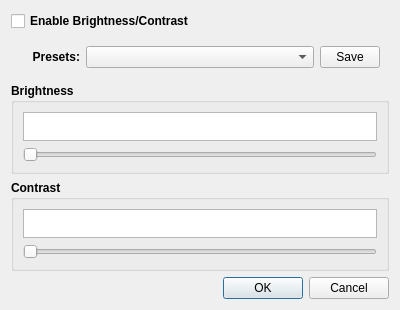
<?xml version="1.0" encoding="UTF-8"?>
<ui version="4.0">
 <class>dialog_brightness_contrast</class>
 <widget class="QDialog" name="dialog_brightness_contrast">
  <property name="geometry">
   <rect>
    <x>0</x>
    <y>0</y>
    <width>400</width>
    <height>310</height>
   </rect>
  </property>
  <property name="windowTitle">
   <string>Dialog</string>
  </property>
  <layout class="QVBoxLayout" name="verticalLayout_2">
   <item>
    <widget class="QCheckBox" name="chkBrightnessContrast">
     <property name="font">
      <font>
       <bold>true</bold>
      </font>
     </property>
     <property name="text">
      <string>Enable Brightness/Contrast</string>
     </property>
    </widget>
   </item>
   <item>
    <widget class="QWidget" name="widget" native="true">
     <layout class="QHBoxLayout" name="horizontalLayout">
      <item>
       <widget class="QLabel" name="label">
        <property name="maximumSize">
         <size>
          <width>60</width>
          <height>16777215</height>
         </size>
        </property>
        <property name="font">
         <font>
          <bold>true</bold>
         </font>
        </property>
        <property name="text">
         <string>Presets:</string>
        </property>
        <property name="alignment">
         <set>Qt::AlignRight|Qt::AlignTrailing|Qt::AlignVCenter</set>
        </property>
       </widget>
      </item>
      <item>
       <widget class="QComboBox" name="cbPreset"/>
      </item>
      <item>
       <widget class="QPushButton" name="btnSavePreset">
        <property name="maximumSize">
         <size>
          <width>60</width>
          <height>16777215</height>
         </size>
        </property>
        <property name="text">
         <string>Save</string>
        </property>
       </widget>
      </item>
     </layout>
    </widget>
   </item>
   <item>
    <widget class="QGroupBox" name="groupBox">
     <property name="font">
      <font>
       <bold>true</bold>
      </font>
     </property>
     <property name="title">
      <string>Brightness</string>
     </property>
     <layout class="QVBoxLayout" name="verticalLayout">
      <item>
       <widget class="CustomPlainTextEdit" name="editBrightness">
        <property name="minimumSize">
         <size>
          <width>0</width>
          <height>27</height>
         </size>
        </property>
        <property name="maximumSize">
         <size>
          <width>16777215</width>
          <height>16777215</height>
         </size>
        </property>
       </widget>
      </item>
      <item>
       <widget class="QSlider" name="sliderBrightness">
        <property name="orientation">
         <enum>Qt::Horizontal</enum>
        </property>
       </widget>
      </item>
     </layout>
    </widget>
   </item>
   <item>
    <widget class="QGroupBox" name="groupBox_2">
     <property name="font">
      <font>
       <bold>true</bold>
      </font>
     </property>
     <property name="title">
      <string>Contrast</string>
     </property>
     <layout class="QVBoxLayout" name="verticalLayout_3">
      <item>
       <widget class="CustomPlainTextEdit" name="editContrast">
        <property name="minimumSize">
         <size>
          <width>0</width>
          <height>27</height>
         </size>
        </property>
        <property name="maximumSize">
         <size>
          <width>16777215</width>
          <height>16777215</height>
         </size>
        </property>
       </widget>
      </item>
      <item>
       <widget class="QSlider" name="sliderContrast">
        <property name="orientation">
         <enum>Qt::Horizontal</enum>
        </property>
       </widget>
      </item>
     </layout>
    </widget>
   </item>
   <item>
    <widget class="QDialogButtonBox" name="buttonBox">
     <property name="orientation">
      <enum>Qt::Horizontal</enum>
     </property>
     <property name="standardButtons">
      <set>QDialogButtonBox::Cancel|QDialogButtonBox::Ok</set>
     </property>
    </widget>
   </item>
  </layout>
 </widget>
 <customwidgets>
  <customwidget>
   <class>CustomPlainTextEdit</class>
   <extends>QPlainTextEdit</extends>
   <header>custom_plain_text_edit.h</header>
  </customwidget>
 </customwidgets>
 <resources/>
 <connections>
  <connection>
   <sender>buttonBox</sender>
   <signal>accepted()</signal>
   <receiver>dialog_brightness_contrast</receiver>
   <slot>accept()</slot>
   <hints>
    <hint type="sourcelabel">
     <x>248</x>
     <y>254</y>
    </hint>
    <hint type="destinationlabel">
     <x>157</x>
     <y>274</y>
    </hint>
   </hints>
  </connection>
  <connection>
   <sender>buttonBox</sender>
   <signal>rejected()</signal>
   <receiver>dialog_brightness_contrast</receiver>
   <slot>reject()</slot>
   <hints>
    <hint type="sourcelabel">
     <x>316</x>
     <y>260</y>
    </hint>
    <hint type="destinationlabel">
     <x>286</x>
     <y>274</y>
    </hint>
   </hints>
  </connection>
 </connections>
</ui>
